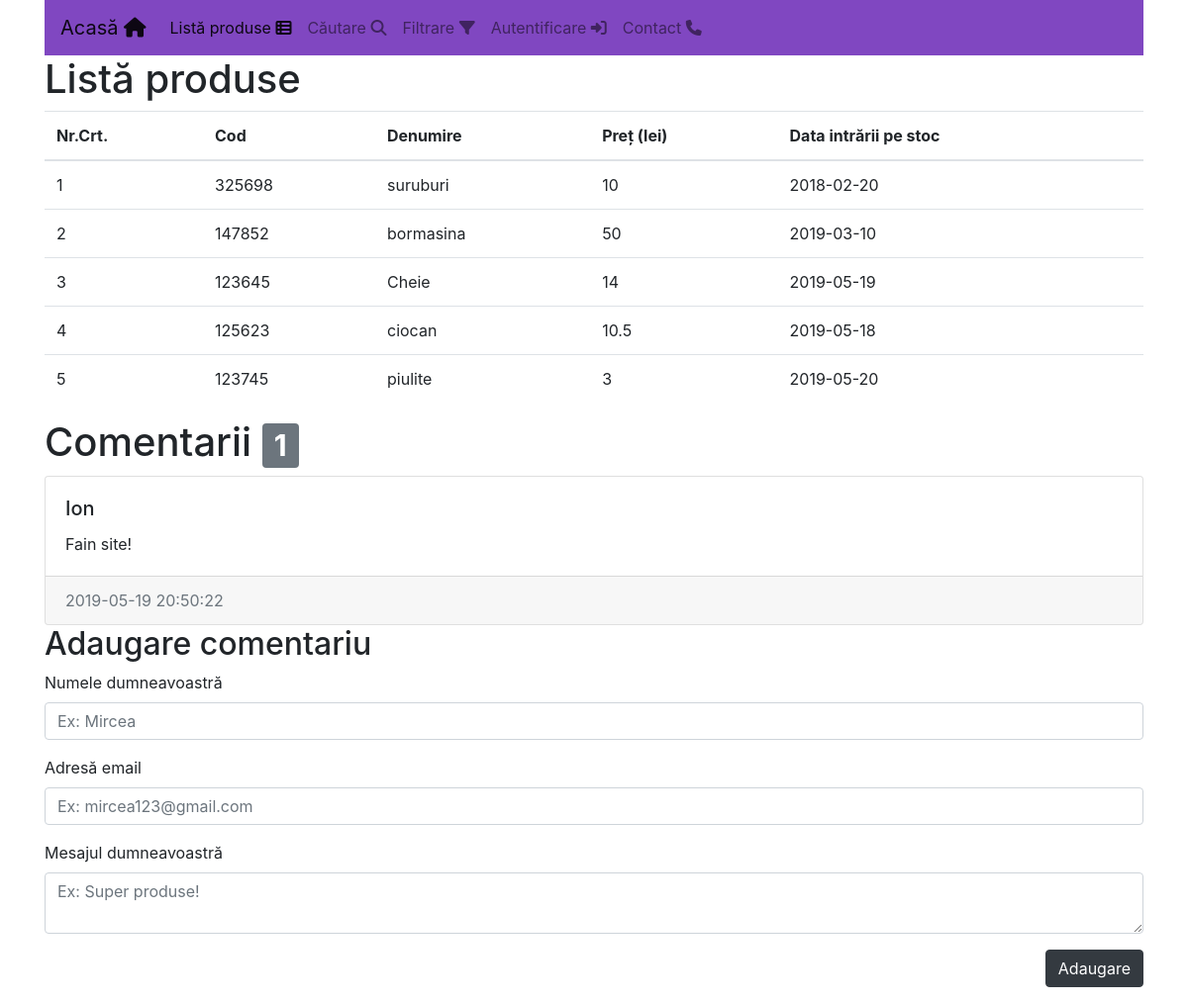
Screenshot of /?pagina=index with the database file from the repository.
### tables this page shows
CREATE TABLE `inventar` (
  `ID` int(11) NOT NULL,
  `COD` int(6) NOT NULL,
  `DENUMIREA` varchar(25) NOT NULL,
  `PRET` float NOT NULL,
  `DATA_IN` varchar(12) NOT NULL
);

CREATE TABLE `comentarii` (
  `id` int(11) NOT NULL,
  `continut` text NOT NULL,
  `nume` varchar(50) NOT NULL,
  `email` varchar(50) NOT NULL,
  `data` datetime NOT NULL,
  `aprobat` tinyint(4) NOT NULL,
  `pagina` varchar(255) NOT NULL
);

### module/modul-conectare.php (called while the page is built, shortened)
<?php
    $mysql_server = "localhost";
    $mysql_user = "root";
    $mysql_password = "";
    $mysql_database = "atestat";
    function DB_Connect( $close_connection = false)
	{
        global $mysql_server, $mysql_user, $mysql_password, $mysql_database;
		static $connection;
		if(!isset($connection) || $connection === false)
		{
			$connection = @mysqli_connect($mysql_server, $mysql_user, $mysql_password, $mysql_database);
		}
		mysqli_query($connection, 'SET character_set_client="utf8",character_set_connection="utf8",character_set_results="utf8";');
        return $connection;
    }
	function DB_Query($query) {
        $connection = DB_Connect();
		$result = mysqli_query($connection, $query);
        return $result;
    }
	function Query_Select($q){
		$connection = DB_Connect();
		$r = DB_Query($q, $connection);
		$rez = array();
		while($l = mysqli_fetch_array($r, MYSQLI_ASSOC))
			$rez[] = $l;
		return $rez;
	}

### module/modul-functii.php (the view, shortened to what this page needs)
<?php
    function login(){
        return false;
    }
            ?>
            <?php
    function AfisareTabel($v, $campuri = false)
    {
        ?>
        <table class="table">
            <thead>
                <tr>
                    <th>Nr.Crt.</th>
                    <?php
                        foreach($campuri as $i => $x)
                        {
                            ?>
                        <th><?=$x?></th>
                            <?php
                        }
                    ?>
                </tr>
            </thead>
            <tbody>
                <?php
                    $cnt = 0;
                    foreach($v as $l)
                    {
                        $cnt ++;
                        ?>
                    <tr>
                        <td><?=$cnt?></td>
                        <?php
                            foreach($campuri as $i => $x)
                            {
                                ?>
                            <td><?=$l[$i]?></td>
                                <?php
                            }
                        ?>
                    </tr>
                        <?php
                    }
                ?>
            </tbody>
        </table>
        <?php
    }
        ?>

### index.php (shortened to what this page needs)
<?php
    include ("module/modul-conectare.php");
    include ("module/modul-functii.php");
    $pagina = 'home';
    if (isset($_GET['pagina']))
        $pagina = $_GET['pagina'];
?>
<!DOCTYPE HTML>
<html>
<head>
    <link rel="stylesheet" href="https://stackpath.bootstrapcdn.com/bootstrap/4.3.1/css/bootstrap.min.css">
    <link href="//maxcdn.bootstrapcdn.com/font-awesome/4.7.0/css/font-awesome.min.css" rel="stylesheet">
    <link rel="stylesheet" href="path/to/font-awesome/css/font-awesome.min.css">
</head>
<body>
    <div class="container">
       <nav class="navbar navbar-expand-lg navbar-light" style="background-color: #8047c1;">
            <a class="navbar-brand" href="./?pagina=home">Acasă <i class="fa fa-home"></i></a>
            <div class="collapse navbar-collapse" id="navbarSupportedContent">
                <ul class="navbar-nav mr-auto">
                    <li class="nav-item <?=$pagina == "index"?"active":""?>">
                        <a class="nav-link" href="./?pagina=index">Listă produse <i class="fa fa-th-list"></i> </a>
                    </li>
                    <li class="nav-item <?=$pagina == "cautare"?"active":""?>">
                        <a class="nav-link" href="./?pagina=cautare"> Căutare <i class="fa fa-search"></i> </a>
                    </li>
                    <li class="nav-item <?=$pagina == "afisare"?"active":""?>">
                        <a class="nav-link" href="./?pagina=afisare">Filtrare <i class="fa fa-filter"></i></a>
                    </li>
                    <?php
                        if( login() === false )
                        {
                            ?>
                            <li class="nav-item <?=$pagina == "autentificare"?"active":""?>">
                                <a class="nav-link" href="./?pagina=autentificare">Autentificare <i class="fa fa-sign-in"></i></a>
                            </li>
                            <?php
                        }
                        else
                        {
                            ?>
                            <li class="nav-item">
                                <a class="nav-link" href="logout.php">Deconectare <i class="fa fa-sign-out"></i></a>
                            </li>
                            <?php
                        }
                    ?>
                    <li class="nav-item <?=$pagina == "contact"?"active":""?>">
                            <a class="nav-link" href="./?pagina=contact">Contact <i class="fa fa-phone"></i></a>
                        </li>
                </ul>
            </div>
        </nav>
    </div>
    <div class="container">
        <?php
            $nf = "pagini/pagina-{$pagina}.php";
            if (file_exists($nf))
                include $nf;
            else
            {
                print("Boo-hoo-hoo!");
                ?><img src="https://destepti.ro/wp-content/uploads/2014/04/Bufnita.jpg" height="auto" width="600"><?php
            }
            if($pagina == 'index')
            {
                include "module/modul-comentarii.php";
            }
        ?>
    </div>
</body>
</html>

### pagini/pagina-index.php
<h1> Listă produse </h1>
<?php
    $rez = Query_Select("SELECT * FROM inventar");
    if (Count($rez) == 0)
    {
        print("Niciun rezultat returnat!!!!!!!!!!!");
    }
    else
    {
        AfisareTabel($rez,
                     [
                      'COD' => 'Cod',
                      'DENUMIREA' => 'Denumire',
                      'PRET' => 'Preț (lei)',
                      'DATA_IN' => 'Data intrării pe stoc'
                    ]
        );
    }
?>

### module/modul-comentarii.php (shortened to what this page needs)
<?php
    $comentarii = Query_Select("SELECT * FROM comentarii WHERE pagina='{$pagina}'");
?>
<h1>
    Comentarii
    <span class="badge badge-secondary">
        <?=Count($comentarii)?>
    </span>
</h1>
<?php
    foreach($comentarii as $comentariu)
    {
        ?>
        <div class="card">
            <div class="card-body">
                <h5 class="card-title"><?=$comentariu['nume']?></h5>
                <p class="card-text">
                    <?=nl2br($comentariu['continut'])?>
                </p>
            </div>
            <div class="card-footer text-muted">
                <?=$comentariu['data']?>
            </div>
        </div>
        <?php
    }
?>
<h2>Adaugare comentariu</h2>
<form action="adaugare-comentariu.php" method="POST">
    <div class="form-group">
        <label for="nume" class="control-label">
            Numele dumneavoastră
        </label>
        <input type="text" name="nume" id="nume" class="form-control" placeholder="Ex: Mircea">
    </div>
    <div class="form-group">
        <label for="email" class="control-label">
            Adresă email
        </label>
        <input type="email" name="email" id="email" class="form-control" placeholder="Ex: mircea123@gmail.com">
    </div>
    <div class="form-group">
        <label for="continut" class="control-label">
            Mesajul dumneavoastră
        </label>
        <textarea name="continut" id="continut" class="form-control" placeholder="Ex: Super produse!"></textarea>
    </div>
    <div class="form-group text-right">
        <button type="submit" class="btn btn-dark">Adaugare</button>
    </div>
</form>

### rows the page displays
inventar: COD "325698", DENUMIREA "suruburi", PRET "10", DATA_IN "2018-02-20"
inventar: COD "147852", DENUMIREA "bormasina", PRET "50", DATA_IN "2019-03-10"
inventar: COD "123645", DENUMIREA "Cheie", PRET "14", DATA_IN "2019-05-19"
inventar: COD "125623", DENUMIREA "ciocan", PRET "10.5", DATA_IN "2019-05-18"
inventar: COD "123745", DENUMIREA "piulite", PRET "3", DATA_IN "2019-05-20"
comentarii: nume "Ion", continut "Fain site!", data "2019-05-19 20:50:22"

### other values shown
$x "Cod"
$x "Denumire"
$x "Preț (lei)"
$x "Data intrării pe stoc"
Count($comentarii) "1"
